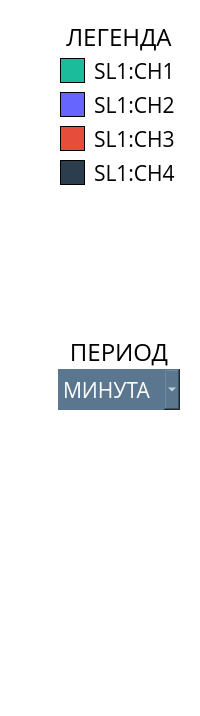
           <widget class="QWidget" name="archive">
            <property name="styleSheet">
             <string notr="true">background-color: rgb(255, 255, 255);</string>
            </property>
            <layout class="QHBoxLayout" name="horizontalLayout_3">
             <item>
              <widget class="QCustomPlot" name="customPlot" native="true">
               <property name="sizePolicy">
                <sizepolicy hsizetype="Preferred" vsizetype="MinimumExpanding">
                 <horstretch>0</horstretch>
                 <verstretch>0</verstretch>
                </sizepolicy>
               </property>
               <property name="font">
                <font>
                 <family>Open Sans</family>
                 <pointsize>14</pointsize>
                 <weight>75</weight>
                 <bold>true</bold>
                 <stylestrategy>NoAntialias</stylestrategy>
                </font>
               </property>
               <property name="focusPolicy">
                <enum>Qt::ClickFocus</enum>
               </property>
              </widget>
             </item>
             <item>
              <widget class="QFrame" name="frame">
               <property name="maximumSize">
                <size>
                 <width>200</width>
                 <height>16777215</height>
                </size>
               </property>
               <property name="frameShape">
                <enum>QFrame::NoFrame</enum>
               </property>
               <property name="frameShadow">
                <enum>QFrame::Raised</enum>
               </property>
               <layout class="QVBoxLayout" name="verticalLayout_8">
                <property name="spacing">
                 <number>0</number>
                </property>
                <item>
                 <widget class="QLabel" name="label_14">
                  <property name="font">
                   <font>
                    <family>Open Sans</family>
                    <pointsize>18</pointsize>
                   </font>
                  </property>
                  <property name="text">
                   <string>ЛЕГЕНДА</string>
                  </property>
                  <property name="alignment">
                   <set>Qt::AlignCenter</set>
                  </property>
                  <property name="margin">
                   <number>10</number>
                  </property>
                 </widget>
                </item>
                <item>
                 <widget class="QFrame" name="frameCh1">
                  <property name="minimumSize">
                   <size>
                    <width>0</width>
                    <height>31</height>
                   </size>
                  </property>
                  <property name="frameShape">
                   <enum>QFrame::NoFrame</enum>
                  </property>
                  <property name="frameShadow">
                   <enum>QFrame::Raised</enum>
                  </property>
                  <layout class="QHBoxLayout" name="horizontalLayout_5">
                   <property name="spacing">
                    <number>9</number>
                   </property>
                   <property name="leftMargin">
                    <number>2</number>
                   </property>
                   <property name="topMargin">
                    <number>2</number>
                   </property>
                   <property name="rightMargin">
                    <number>2</number>
                   </property>
                   <property name="bottomMargin">
                    <number>2</number>
                   </property>
                   <item>
                    <widget class="QWidget" name="colorCh1" native="true">
                     <property name="minimumSize">
                      <size>
                       <width>25</width>
                       <height>25</height>
                      </size>
                     </property>
                     <property name="maximumSize">
                      <size>
                       <width>25</width>
                       <height>25</height>
                      </size>
                     </property>
                     <property name="font">
                      <font>
                       <family>Open Sans</family>
                      </font>
                     </property>
                     <property name="styleSheet">
                      <string notr="true">background-color: rgb(26, 188, 156);
border-color: rgb(0, 0, 0);
border: 1px solid;</string>
                     </property>
                    </widget>
                   </item>
                   <item>
                    <widget class="QLabel" name="channel1">
                     <property name="font">
                      <font>
                       <family>Open Sans</family>
                       <pointsize>16</pointsize>
                      </font>
                     </property>
                     <property name="text">
                      <string>SL1:CH1</string>
                     </property>
                     <property name="alignment">
                      <set>Qt::AlignLeading|Qt::AlignLeft|Qt::AlignVCenter</set>
                     </property>
                     <property name="margin">
                      <number>0</number>
                     </property>
                    </widget>
                   </item>
                  </layout>
                 </widget>
                </item>
                <item>
                 <widget class="QFrame" name="frameCh1_3">
                  <property name="minimumSize">
                   <size>
                    <width>0</width>
                    <height>31</height>
                   </size>
                  </property>
                  <property name="frameShape">
                   <enum>QFrame::NoFrame</enum>
                  </property>
                  <property name="frameShadow">
                   <enum>QFrame::Raised</enum>
                  </property>
                  <layout class="QHBoxLayout" name="horizontalLayout_7">
                   <property name="spacing">
                    <number>9</number>
                   </property>
                   <property name="leftMargin">
                    <number>2</number>
                   </property>
                   <property name="topMargin">
                    <number>2</number>
                   </property>
                   <property name="rightMargin">
                    <number>2</number>
                   </property>
                   <property name="bottomMargin">
                    <number>2</number>
                   </property>
                   <item>
                    <widget class="QWidget" name="colorCh1_3" native="true">
                     <property name="minimumSize">
                      <size>
                       <width>25</width>
                       <height>25</height>
                      </size>
                     </property>
                     <property name="maximumSize">
                      <size>
                       <width>25</width>
                       <height>25</height>
                      </size>
                     </property>
                     <property name="font">
                      <font>
                       <family>Open Sans</family>
                      </font>
                     </property>
                     <property name="styleSheet">
                      <string notr="true">background-color: #6666ff;
border-color: rgb(0, 0, 0);
border: 1px solid;</string>
                     </property>
                    </widget>
                   </item>
                   <item>
                    <widget class="QLabel" name="channel1_3">
                     <property name="font">
                      <font>
                       <family>Open Sans</family>
                       <pointsize>16</pointsize>
                      </font>
                     </property>
                     <property name="text">
                      <string>SL1:CH2</string>
                     </property>
                     <property name="alignment">
                      <set>Qt::AlignLeading|Qt::AlignLeft|Qt::AlignVCenter</set>
                     </property>
                     <property name="margin">
                      <number>0</number>
                     </property>
                    </widget>
                   </item>
                  </layout>
                 </widget>
                </item>
                <item>
                 <widget class="QFrame" name="frameCh1_2">
                  <property name="minimumSize">
                   <size>
                    <width>0</width>
                    <height>31</height>
                   </size>
                  </property>
                  <property name="frameShape">
                   <enum>QFrame::NoFrame</enum>
                  </property>
                  <property name="frameShadow">
                   <enum>QFrame::Raised</enum>
                  </property>
                  <layout class="QHBoxLayout" name="horizontalLayout_6">
                   <property name="spacing">
                    <number>9</number>
                   </property>
                   <property name="leftMargin">
                    <number>2</number>
                   </property>
                   <property name="topMargin">
                    <number>2</number>
                   </property>
                   <property name="rightMargin">
                    <number>2</number>
                   </property>
                   <property name="bottomMargin">
                    <number>2</number>
                   </property>
                   <item>
                    <widget class="QWidget" name="colorCh1_2" native="true">
                     <property name="minimumSize">
                      <size>
                       <width>25</width>
                       <height>25</height>
                      </size>
                     </property>
                     <property name="maximumSize">
                      <size>
                       <width>25</width>
                       <height>25</height>
                      </size>
                     </property>
                     <property name="font">
                      <font>
                       <family>Open Sans</family>
                      </font>
                     </property>
                     <property name="styleSheet">
                      <string notr="true">background-color: rgb(230, 77, 59);
border-color: rgb(0, 0, 0);
border: 1px solid;</string>
                     </property>
                    </widget>
                   </item>
                   <item>
                    <widget class="QLabel" name="channel1_2">
                     <property name="font">
                      <font>
                       <family>Open Sans</family>
                       <pointsize>16</pointsize>
                      </font>
                     </property>
                     <property name="text">
                      <string>SL1:CH3</string>
                     </property>
                     <property name="alignment">
                      <set>Qt::AlignLeading|Qt::AlignLeft|Qt::AlignVCenter</set>
                     </property>
                     <property name="margin">
                      <number>0</number>
                     </property>
                    </widget>
                   </item>
                  </layout>
                 </widget>
                </item>
                <item>
                 <widget class="QFrame" name="frameCh1_4">
                  <property name="minimumSize">
                   <size>
                    <width>0</width>
                    <height>31</height>
                   </size>
                  </property>
                  <property name="frameShape">
                   <enum>QFrame::NoFrame</enum>
                  </property>
                  <property name="frameShadow">
                   <enum>QFrame::Raised</enum>
                  </property>
                  <layout class="QHBoxLayout" name="horizontalLayout_8">
                   <property name="spacing">
                    <number>9</number>
                   </property>
                   <property name="leftMargin">
                    <number>2</number>
                   </property>
                   <property name="topMargin">
                    <number>2</number>
                   </property>
                   <property name="rightMargin">
                    <number>2</number>
                   </property>
                   <property name="bottomMargin">
                    <number>2</number>
                   </property>
                   <item>
                    <widget class="QWidget" name="colorCh1_4" native="true">
                     <property name="minimumSize">
                      <size>
                       <width>25</width>
                       <height>25</height>
                      </size>
                     </property>
                     <property name="maximumSize">
                      <size>
                       <width>25</width>
                       <height>25</height>
                      </size>
                     </property>
                     <property name="font">
                      <font>
                       <family>Open Sans</family>
                      </font>
                     </property>
                     <property name="styleSheet">
                      <string notr="true">background-color: rgb(44, 61, 77);
border-color: rgb(0, 0, 0);
border: 1px solid;</string>
                     </property>
                    </widget>
                   </item>
                   <item>
                    <widget class="QLabel" name="channel1_4">
                     <property name="font">
                      <font>
                       <family>Open Sans</family>
                       <pointsize>16</pointsize>
                      </font>
                     </property>
                     <property name="text">
                      <string>SL1:CH4</string>
                     </property>
                     <property name="alignment">
                      <set>Qt::AlignLeading|Qt::AlignLeft|Qt::AlignVCenter</set>
                     </property>
                     <property name="margin">
                      <number>0</number>
                     </property>
                    </widget>
                   </item>
                  </layout>
                 </widget>
                </item>
                <item>
                 <spacer name="verticalSpacer_20">
                  <property name="orientation">
                   <enum>Qt::Vertical</enum>
                  </property>
                  <property name="sizeHint" stdset="0">
                   <size>
                    <width>20</width>
                    <height>145</height>
                   </size>
                  </property>
                 </spacer>
                </item>
                <item>
                 <widget class="QLabel" name="label_15">
                  <property name="font">
                   <font>
                    <family>Open Sans</family>
                    <pointsize>18</pointsize>
                   </font>
                  </property>
                  <property name="text">
                   <string>ПЕРИОД</string>
                  </property>
                  <property name="alignment">
                   <set>Qt::AlignCenter</set>
                  </property>
                  <property name="margin">
                   <number>10</number>
                  </property>
                 </widget>
                </item>
                <item>
                 <widget class="QComboBox" name="period">
                  <property name="sizePolicy">
                   <sizepolicy hsizetype="Preferred" vsizetype="Preferred">
                    <horstretch>0</horstretch>
                    <verstretch>0</verstretch>
                   </sizepolicy>
                  </property>
                  <property name="minimumSize">
                   <size>
                    <width>0</width>
                    <height>41</height>
                   </size>
                  </property>
                  <property name="font">
                   <font>
                    <family>Open Sans</family>
                    <pointsize>16</pointsize>
                   </font>
                  </property>
                  <property name="layoutDirection">
                   <enum>Qt::LeftToRight</enum>
                  </property>
                  <property name="styleSheet">
                   <string notr="true">background-color: rgb(91, 119, 143);
color: rgb(255, 255, 255);
border-radius: 0px;
text-align: center;</string>
                  </property>
                  <property name="currentText">
                   <string>МИНУТА</string>
                  </property>
                  <property name="currentIndex">
                   <number>0</number>
                  </property>
                  <property name="insertPolicy">
                   <enum>QComboBox::NoInsert</enum>
                  </property>
                  <property name="iconSize">
                   <size>
                    <width>0</width>
                    <height>0</height>
                   </size>
                  </property>
                  <property name="modelColumn">
                   <number>0</number>
                  </property>
                  <item>
                   <property name="text">
                    <string>МИНУТА</string>
                   </property>
                  </item>
                  <item>
                   <property name="text">
                    <string>10 МИНУТ</string>
                   </property>
                  </item>
                  <item>
                   <property name="text">
                    <string>ЧАС</string>
                   </property>
                  </item>
                  <item>
                   <property name="text">
                    <string>10 ЧАСОВ</string>
                   </property>
                  </item>
                  <item>
                   <property name="text">
                    <string>СУТКИ</string>
                   </property>
                  </item>
                  <item>
                   <property name="text">
                    <string>НЕДЕЛЯ</string>
                   </property>
                  </item>
                  <item>
                   <property name="text">
                    <string>МЕСЯЦ</string>
                   </property>
                  </item>
                  <item>
                   <property name="text">
                    <string>3 МЕСЯЦА</string>
                   </property>
                  </item>
                  <item>
                   <property name="text">
                    <string>ГОД</string>
                   </property>
                  </item>
                 </widget>
                </item>
                <item>
                 <spacer name="verticalSpacer_21">
                  <property name="orientation">
                   <enum>Qt::Vertical</enum>
                  </property>
                  <property name="sizeHint" stdset="0">
                   <size>
                    <width>20</width>
                    <height>168</height>
                   </size>
                  </property>
                 </spacer>
                </item>
                <item>
                 <widget class="QFrame" name="frame_2">
                  <property name="minimumSize">
                   <size>
                    <width>0</width>
                    <height>108</height>
                   </size>
                  </property>
                  <property name="frameShape">
                   <enum>QFrame::NoFrame</enum>
                  </property>
                  <property name="frameShadow">
                   <enum>QFrame::Raised</enum>
                  </property>
                  <layout class="QHBoxLayout" name="horizontalLayout_15">
                   <item>
                    <widget class="QLabel" name="loadArchive">
                     <property name="minimumSize">
                      <size>
                       <width>100</width>
                       <height>100</height>
                      </size>
                     </property>
                     <property name="maximumSize">
                      <size>
                       <width>100</width>
                       <height>100</height>
                      </size>
                     </property>
                     <property name="text">
                      <string/>
                     </property>
                     <property name="pixmap">
                      <pixmap>C:/Work/load.gif</pixmap>
                     </property>
                     <property name="scaledContents">
                      <bool>true</bool>
                     </property>
                     <property name="alignment">
                      <set>Qt::AlignCenter</set>
                     </property>
                    </widget>
                   </item>
                  </layout>
                 </widget>
                </item>
               </layout>
              </widget>
             </item>
            </layout>
           </widget>
